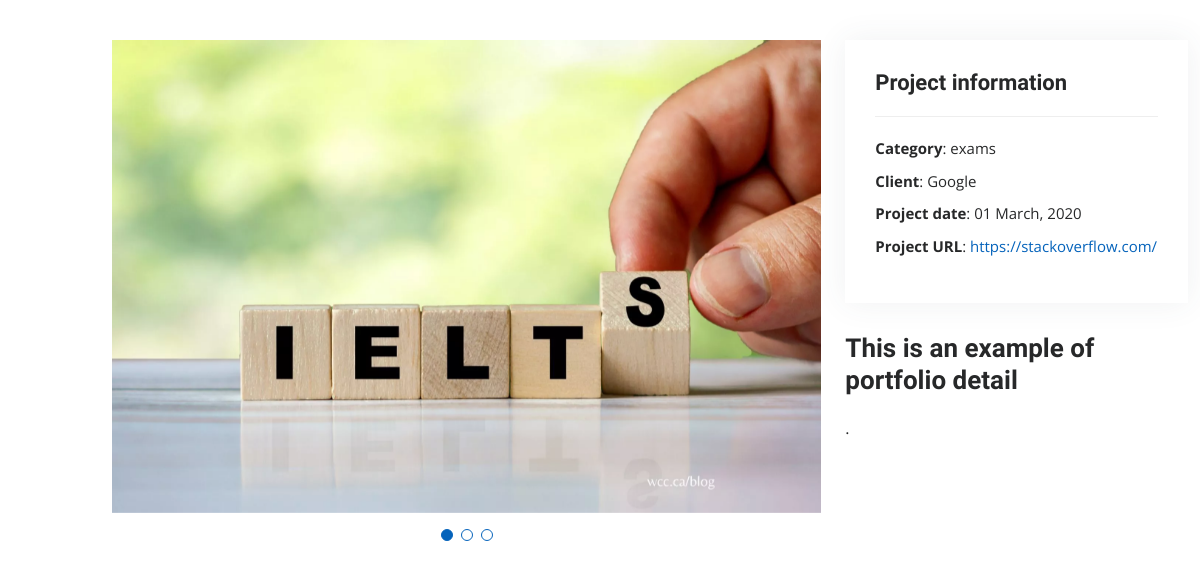
/portfolio_project/1, run on the app's committed database.
### resume/models.py (models this page shows)
class PortfolioProject(models.Model):
    name = models.CharField(max_length=50)
    image = models.ImageField(upload_to="media")
    short_description = models.CharField(max_length=50)
    description = models.TextField(max_length=1000)
    category = models.CharField(max_length=50)
    client = models.CharField(max_length=50)
    url = models.URLField()

### resume/views.py (the view)
# urls.py: path("portfolio_project/<int:id>", portfolio_project, name="portfolio_project"),
def portfolio_project (request, id):
    project=get_object_or_404(PortfolioProject, id=id)
    return render(request, "portfolio-details.html", context={"project": project})

### resume/templates/portfolio-details.html (shortened to what this page needs)
{% extends "base.html" %} {% load static %} {% block bodycontent %}
<main id="main">
  <section id="portfolio-details" class="portfolio-details">
    <div class="container">
      <div class="row gy-4">
        <div class="col-lg-8">
          <div class="portfolio-details-slider swiper">
            <div class="swiper-wrapper align-items-center">
              <div class="swiper-slide">
                <img src="{{project.image.url}}" alt="" />
              </div>
            </div>
            <div class="swiper-pagination"></div>
          </div>
        </div>
        <div class="col-lg-4">
          <div class="portfolio-info">
            <h3>Project information</h3>
            <ul>
              <li><strong>Category</strong>: {{project.category}}</li>
              <li><strong>Client</strong>: {{project.client}}</li>
              <li><strong>Project date</strong>: 01 March, 2020</li>
              <li>
                <strong>Project URL</strong>:
                <a href="{{project.url}}">{{project.url}}</a>
              </li>
            </ul>
          </div>
          <div class="portfolio-description">
            <h2>This is an example of portfolio detail</h2>
            <p>{{project.description}}</p>
          </div>
        </div>
      </div>
    </div>
  </section>
</main>
{% endblock %}

### resume/static/assets/css/style.css (style rules this page uses)
body { font-family: "Open Sans", sans-serif; color: #272829; }
a { color: #0563bb; text-decoration: none; }
h1, h2, h3, h4, h5, h6 { font-family: "Raleway", sans-serif; }
@media (min-width: 991px) { #main { margin-left: 100px; } }
section { padding: 60px 0; overflow: hidden; }
.portfolio-details { padding-top: 40px; }
.portfolio-details .portfolio-details-slider img { width: 100%; }
.portfolio-details .portfolio-details-slider .swiper-pagination { margin-top: 20px; position: relative; }
.portfolio-details .portfolio-info { padding: 30px; box-shadow: 0px 0 30px rgba(69, 80, 91, 0.08); }
.portfolio-details .portfolio-info h3 { font-size: 22px; font-weight: 700; margin-bottom: 20px; padding-bottom: 20px; border-bottom: 1px solid #eee; }
.portfolio-details .portfolio-info ul { list-style: none; padding: 0; font-size: 15px; }
.portfolio-details .portfolio-info ul li+li { margin-top: 10px; }
.portfolio-details .portfolio-description { padding-top: 30px; }
.portfolio-details .portfolio-description h2 { font-size: 26px; font-weight: 700; margin-bottom: 20px; }
.portfolio-details .portfolio-description p { padding: 0; }

### data on the page
PortfolioProject: image (picture), category "exams", client "Google", url "https://stackoverflow.com/", description "."
